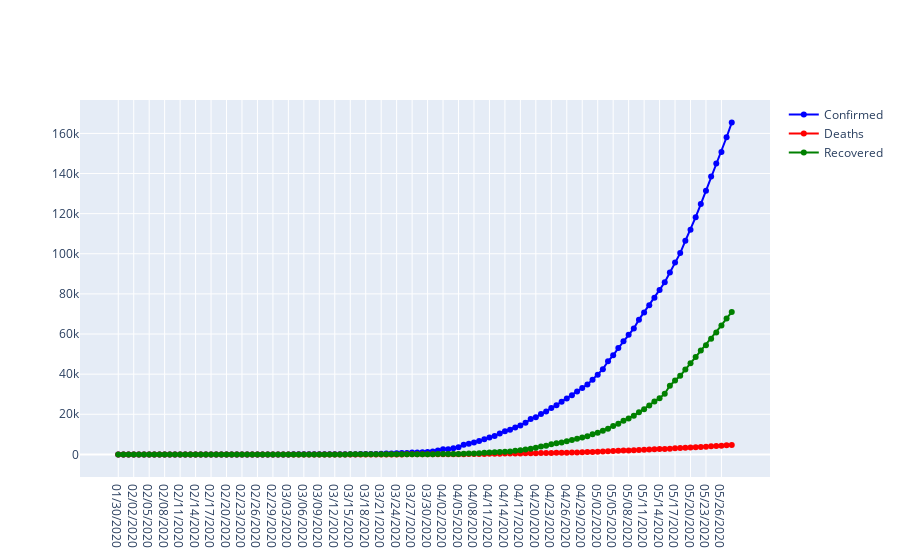

Here is the notebook cell this chart was saved with:
### Code cell
fig=go.Figure()
fig.add_trace(go.Scatter(x=confirmed['Date'],y=confirmed['Confirmed'],mode='lines + markers',name = 'Confirmed',line=dict(color='Blue')))
fig.add_trace(go.Scatter(x=deaths['Date'],y=deaths['Deaths'],mode='lines + markers',name = 'Deaths',line=dict(color='Red')))
fig.add_trace(go.Scatter(x=recovered['Date'],y=recovered['Recovered'],mode='lines + markers',name = 'Recovered',line=dict(color='Green')))
fig.show()
